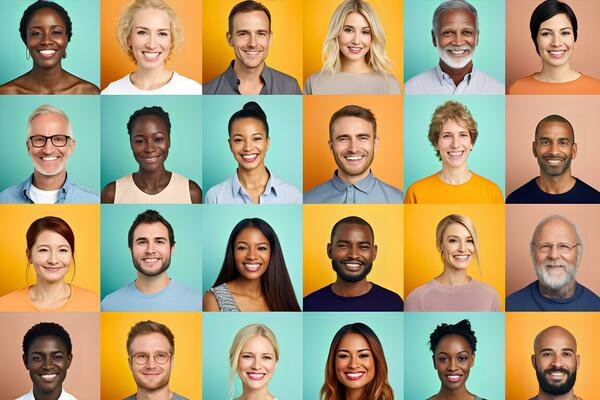
#> input picture faces.jpg, 600 x 400 px, found by its file name
$ python visao_computacional.py
#> lines starting #> are read from the running program, lines starting #| are printed output that depends on the picture; after the words box and inside, x2 and y2 are one past the last pixel; in counts of white or black regions, pixels touching at a corner belong together
import cv2

path = r'C:\Users\luciv\OneDrive\Documents\visao computacional\faces.jpg'

imagem = cv2.imread(path)
#> imagem is the input picture: shape (400, 600, 3); mean B, G, R 120.5, 158.6, 172.6

detector_face = cv2.CascadeClassifier(r'C:\Users\luciv\OneDrive\Documents\visao computacional\haarcascade_frontalface_default.xml')
imagem_cinza = cv2.cvtColor(imagem, cv2.COLOR_BGR2GRAY)
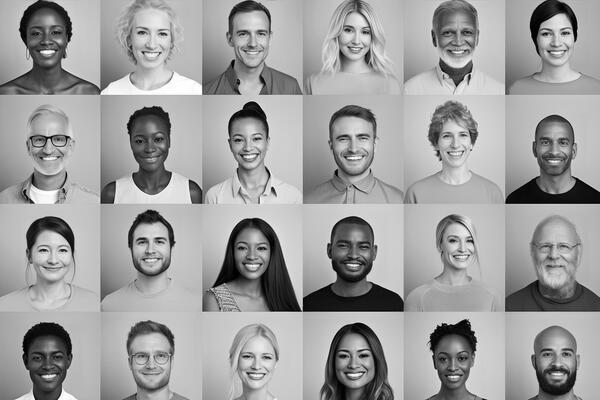
#> imagem_cinza: shape (400, 600); min 0, max 255, mean 158.5

#cv2.imshow('imagem cinza', imagem_cinza)

deteccoes = detector_face.detectMultiScale(imagem_cinza, scaleFactor=1.1, minSize=(2, 2))
#> deteccoes = 23 rows, first 6: [333, 13, 46, 46], [432, 118, 47, 47], [21, 336, 53, 53], [231, 338, 50, 50], [530, 13, 51, 51], [125, 120, 49, 49]

for (x, y, l, a) in deteccoes:
  #print(x, y, l, a)
  cv2.rectangle(imagem, (x, y), (x + l, y + a), (0,255,0), 2)
#> this loop made 23 passes
#> (x, y, l, a) on passes 1 to 12: (333, 13, 46, 46), (432, 118, 47, 47), (21, 336, 53, 53), (231, 338, 50, 50), (530, 13, 51, 51), (125, 120, 49, 49), (223, 119, 52, 52), (125, 221, 52, 52), (228, 229, 48, 48), (433, 14, 50, 50), (528, 122, 53, 53), (437, 222, 50, 50)
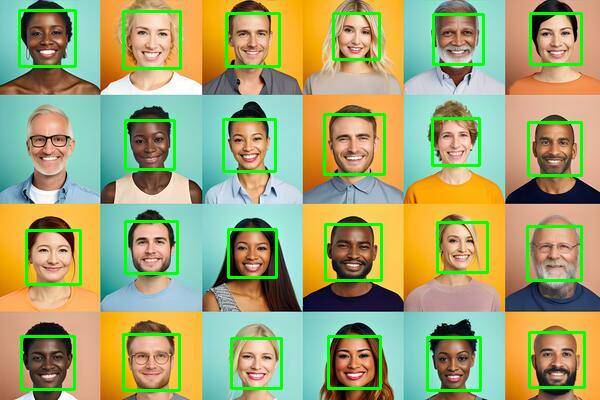
#> imagem: shape (400, 600, 3); 6% of pixels changed, all inside (x1, y1, x2, y2) = (18, 9, 586, 392)

cv2.imshow('Deteccao facial', imagem)

cv2.waitKey(0)

cv2.destroyAllWindows()
